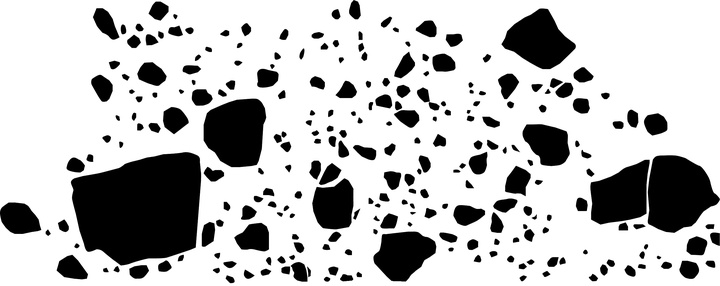
#> input picture data/CropImages/cataclasiteA_micro_001.jpg, 720 x 286 px, shrunk from 2712 x 1076 before the run
$ python analyze.py
#> lines starting #> are read from the running program, lines starting #| are printed output that depends on the picture; after the words box and inside, x2 and y2 are one past the last pixel; in counts of white or black regions, pixels touching at a corner belong together
### src/analyze/analyze_bubble.py
"""
Bubble/crystal segmentation and region-property measurement.

Python port of matlab/src/AnalyzeBubble/analyzeBubble.m

The image is thresholded on an intensity range, connected components are
labelled (8-connectivity) and a set of region properties (equivalent to the
MATLAB ``regionprops`` call) is measured for each blob.

Intentional difference from the MATLAB version
----------------------------------------------
The MATLAB pipeline (``runAnalyzeBubble.m``) does NOT measure the blobs
directly. It traces the blob outlines with ``bwboundaries`` and rebuilds a
label image from those polygons with ``poly2label`` before calling
``regionprops``. Filling the polygon that runs through the *centres* of the
border pixels drops roughly half a perimeter of pixels from every region, so
the MATLAB areas are systematically smaller (about 7-8% on this dataset;
``EquivDiameter`` about half of that, since diameter scales with the square
root of area).

This Python port measures the connected components directly
(``measure.label`` -> ``regionprops``), i.e. it counts the actual blob pixels.
This is deliberately kept because it is more accurate than the MATLAB
``poly2label`` round-trip, which is an artefact of how MATLAB extracted the
regions from a ``groundTruth`` object. As a consequence the numeric values in
``measurementsTable_*.csv`` differ from the MATLAB output (Area and derived
quantities are the main drivers; perimeter/Feret/orientation also differ
because scikit-image and MATLAB compute them with different algorithms).
"""

import numpy as np
from skimage import measure
from skimage.color import rgb2gray


def _min_feret_diameter(coords):
    """
    Minimum Feret diameter of a set of (row, col) pixel coordinates,
    computed via rotating calipers on the convex hull.

    Returns the minimum width (in pixels) over all hull-edge orientations.
    """
    pts = np.column_stack((coords[:, 1], coords[:, 0])).astype(float)  # (x, y)
    if pts.shape[0] < 3:
        # Degenerate: fall back to bounding extent
        return float(np.hypot(
            np.ptp(pts[:, 0]) if pts.shape[0] else 0.0,
            np.ptp(pts[:, 1]) if pts.shape[0] else 0.0))
    try:
        from scipy.spatial import ConvexHull
        hull = ConvexHull(pts)
        hpts = pts[hull.vertices]
    except Exception:
        hpts = pts

    n = len(hpts)
    min_width = np.inf
    for i in range(n):
        p1 = hpts[i]
        p2 = hpts[(i + 1) % n]
        edge = p2 - p1
        norm = np.hypot(edge[0], edge[1])
        if norm == 0:
            continue
        # unit normal to the edge
        nx, ny = -edge[1] / norm, edge[0] / norm
        proj = (hpts - p1) @ np.array([nx, ny])
        width = proj.max() - proj.min()
        if width < min_width:
            min_width = width
    return float(min_width)


def analyze_bubble(image_path, tec):
    """
    Segment an image and measure region properties (in pixel units).

    Parameters
    ----------
    image_path : str
        Path to the (cropped) image to analyse.
    tec : dict
        ``range`` : sequence [low, high] of intensity thresholds.

    Returns
    -------
    props : list[dict]
        One dict per detected blob with the measured (pixel-unit) properties.
    original : ndarray
        Grayscale image used for segmentation (uint8).
    boundaries : list[ndarray]
        Blob boundaries as (row, col) arrays (for plotting).
    """
    from skimage.io import imread

    original = imread(image_path)
#> original is the input picture: shape (286, 720, 3); min 0, max 255, mean 191.9
    if original.ndim > 2:
        n_ch = original.shape[2]
#> n_ch = 3
        print(f'Original image file has {n_ch} color channels\n'
              f'Conversion to grayscale...')
#> (printed output is left out)
        gray = (rgb2gray(original[:, :, :3]) * 255).astype(np.uint8)
    else:
        gray = original.astype(np.uint8)

    rng = np.asarray(tec['range'], dtype=float).ravel()
    low_threshold = np.min(rng)
    high_threshold = np.max(rng)

    binary = (gray >= low_threshold) & (gray <= high_threshold)
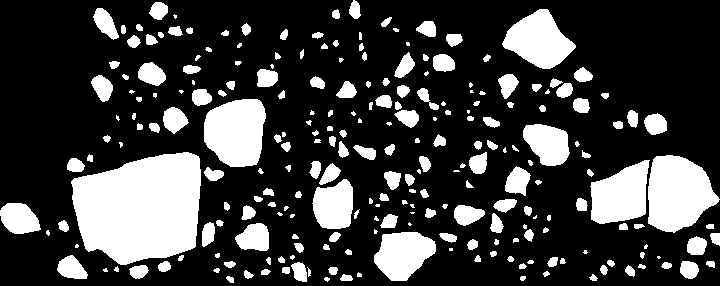
#> binary: shape (286, 720) bool; 24.2% white; 245 white regions (46 under 20 px)

    # 8-connectivity labelling (connectivity=2 in skimage)
    label_img = measure.label(binary, connectivity=2)
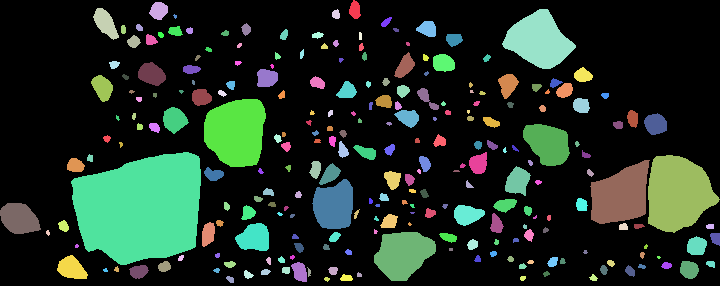
#> label_img: shape (286, 720) int32; 246 distinct labels, from 0 to 245; one colour per label, 0 black
    n_blobs = int(label_img.max())
#> n_blobs = 245

    boundaries = measure.find_contours(binary.astype(float), 0.5)
#> boundaries = 248 point arrays, longest 495 points

    regions = measure.regionprops(label_img)
#> regions = 245 regions; largest, box (x1, y1, x2, y2) and area: (71, 152, 201, 265) 11374, (648, 155, 720, 233) 4032, (204, 99, 266, 167) 3387, (590, 160, 650, 224) 2703, (502, 9, 576, 69) 2645
    props = []
    for r in regions:
        area = float(r.area)
        perim = float(r.perimeter)
        equiv_d = float(r.equivalent_diameter_area)
        major = float(r.axis_major_length)
        minor = float(r.axis_minor_length)
        ecc = float(r.eccentricity)
        orient = float(np.degrees(r.orientation))
        solidity = float(r.solidity)
        circularity = (4.0 * np.pi * area / perim ** 2) if perim > 0 else 0.0
        try:
            max_feret = float(r.feret_diameter_max)
        except Exception:
            max_feret = major
        min_feret = _min_feret_diameter(r.coords)

        props.append({
            'Area': area,
            'MajorAxisLength': major,
            'MinorAxisLength': minor,
            'Eccentricity': ecc,
            'Orientation': orient,
            'Circularity': circularity,
            'EquivDiameter': equiv_d,
            'Solidity': solidity,
            'Perimeter': perim,
            'MaxFeretDiameter': max_feret,
            'MinFeretDiameter': min_feret,
        })
#> this loop made 245 passes
#> (area, perim, equiv_d, major, minor, ecc, orient, solidity) on passes 1 to 3: (161, 48.04, 14.32, 18.68, 11.18, 0.801, 4.28, 0.947), (249, 57.11, 17.81, 18.82, 16.99, 0.431, -49.23, 0.965), (455, 90.33, 24.07, 36.02, 16.46, 0.89, 33.45, 0.934)

    if not props:
        print(f'Warning: No valid bubbles found in the image: {image_path}')

    return props, gray, boundaries, n_blobs

### src/run_analyze.py
"""
Main runner for the Analyze module.
Equivalent of the MATLAB runAnalyzeBubble.m

For every input image it performs threshold segmentation, measures the region
properties, scales them to physical units using ``px2m`` and saves:
  - <output>/Measurements/measurementsTable_XXX.csv
  - <output>/LabeledImages/<input_name>_label_XXX.<input_extension>

After processing, frequency histograms of the measured properties are saved
in <output>/Measurements/Figures. Files belonging to the same group are
plotted together. The ``Orientation`` property is drawn as a rose diagram.
"""

import os
import numpy as np
import pandas as pd
import matplotlib
matplotlib.use('Agg')
import matplotlib.pyplot as plt

from .analyze.analyze_bubble import analyze_bubble
from .analyze.property_figures import save_property_figures

# Columns scaled linearly by px2m (Area is scaled by px2m**2)
_LINEAR_COLS = ['EquivDiameter', 'MajorAxisLength', 'MinorAxisLength',
                'Perimeter', 'MaxFeretDiameter', 'MinFeretDiameter']


def _normalise_ranges(technique_range, n_files):
    """Return a list of [min, max] ranges, one per file."""
    rng = technique_range
    # single [min, max] pair -> replicate
    arr = np.asarray(rng, dtype=float)
    if arr.ndim == 1 and arr.size == 2:
        return [list(arr)] * n_files
    # list of pairs
    ranges = [list(np.asarray(r, dtype=float).ravel()) for r in rng]
    if len(ranges) == 1:
        ranges = ranges * n_files
    return ranges


def _normalise_px2m(px2m, n_files):
    arr = np.atleast_1d(np.asarray(px2m, dtype=float))
    if arr.size == 1:
        return np.full(n_files, arr[0])
    return arr


def run_analyze(img_data, technique):
    """
    Parameters
    ----------
    img_data : dict
        input_dir  : str
        input_file : list[str]
        output_dir : str
        px2m       : float | list[float]  (m/pixel)
    technique : dict
        range : [min, max] or list of [min, max] per file
    """
    input_files = img_data['input_file']
    n_files = len(input_files)

    rd = img_data['output_dir']
    os.makedirs(rd, exist_ok=True)
    rd_fig = os.path.join(rd, 'LabeledImages')
    os.makedirs(rd_fig, exist_ok=True)
    rd_measure = os.path.join(rd, 'Measurements')
    os.makedirs(rd_measure, exist_ok=True)

    px2m = _normalise_px2m(img_data['px2m'], n_files)
    ranges = _normalise_ranges(technique['range'], n_files)

    all_dfs = []
    measure_names = []
    for i in range(n_files):
        fname = input_files[i]
        image_path = os.path.join(img_data['input_dir'], fname)
        print(f'Analyzing {fname}')

        props, gray, boundaries, n_blobs = analyze_bubble(
            image_path, {'range': ranges[i]})

        df = pd.DataFrame(props)

        # ---- Scale to physical units ------------------------------------
        p = px2m[i]
        if not df.empty:
            for col in _LINEAR_COLS:
                if col in df.columns:
                    df[col] = df[col] * p
            df['Area'] = df['Area'] * (p ** 2)

        # ---- Save measurements table (CSV only) -------------------------
        base = f'measurementsTable_{i + 1:03d}'
        csv_path = os.path.join(rd_measure, base + '.csv')
        df.to_csv(csv_path, index=False)
        all_dfs.append(df)
        measure_names.append(base + '.csv')

        # ---- Plot labelled image ----------------------------------------
        fig, ax = plt.subplots()
        ax.set_title('Segmented image')
        ax.imshow(gray, cmap='gray', vmin=0, vmax=255)
        ax.axis('image')
        for b in boundaries:
            ax.plot(b[:, 1], b[:, 0], 'y', linewidth=1)
        ax.axis('off')
        image_name, image_ext = os.path.splitext(os.path.basename(fname))
        name_prefix, separator, image_index = image_name.rpartition('_')
        if separator and image_index.isdigit():
            label_name = f'{name_prefix}_label_{image_index}'
        else:
            label_name = f'{image_name}_label'
        if image_ext.lstrip('.').lower() not in fig.canvas.get_supported_filetypes():
            image_ext = '.png'
        fig_path = os.path.join(rd_fig, label_name + image_ext)
        fig.savefig(fig_path, dpi=150, bbox_inches='tight')
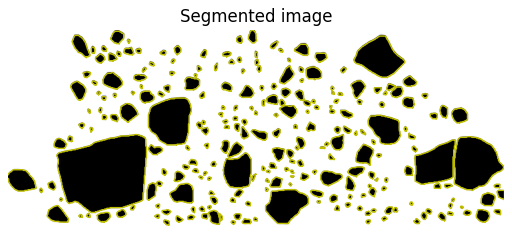
#> figure drawn by matplotlib, 1 panel
        plt.close(fig)
#> pass 2 of the loop in run_analyze, `for i in range(n_files):`:
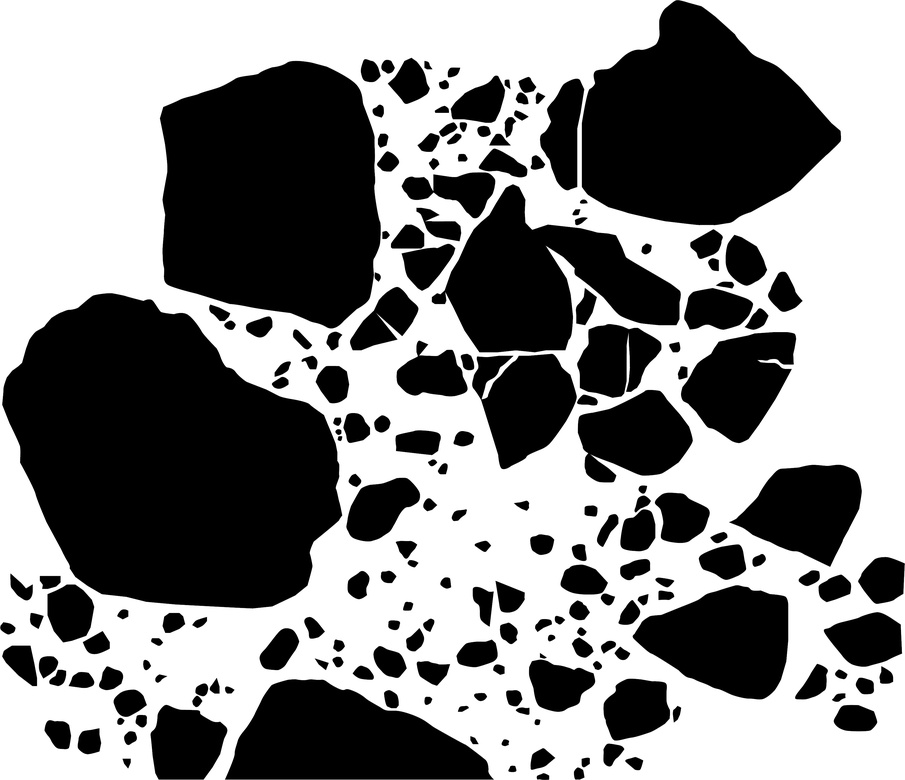
#> input picture data/CropImages/cataclasiteA_sample_002.jpg, 905 x 780 px, shrunk from 3407 x 2938 before the run
#> in analyze_bubble, original is the input picture: shape (780, 905, 3); min 0, max 255, mean 136.5
#> (printed output is left out)
#> gray: shape (780, 905)
#> in analyze_bubble (call 2), `binary = (gray >= low_threshold) & (gray <= high_threshold)`:
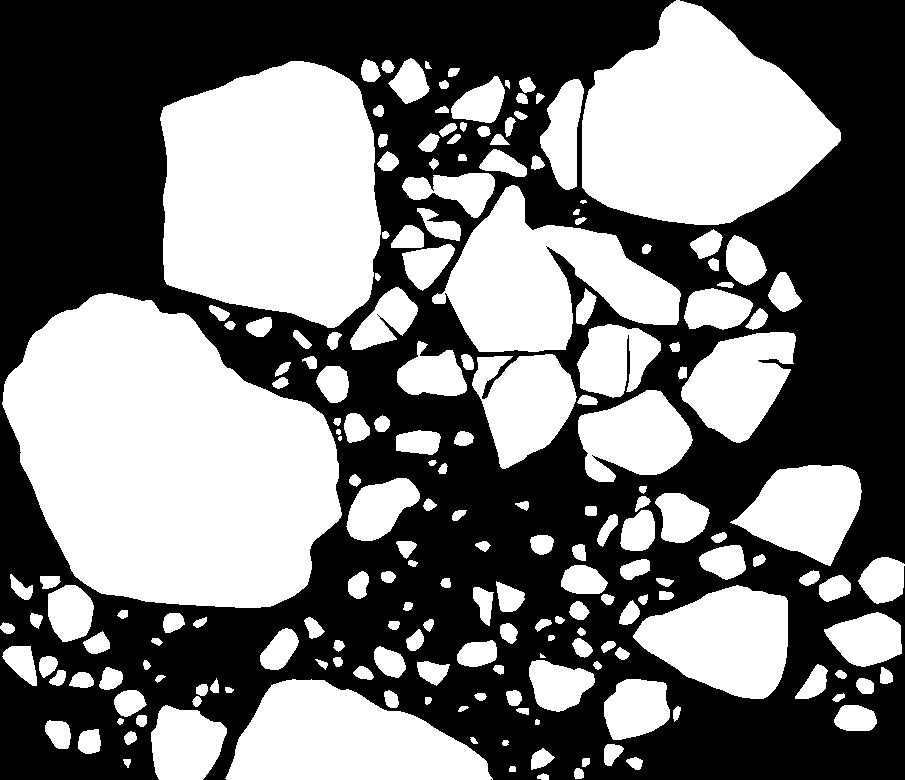
#> binary: shape (780, 905) bool; 46.2% white; 195 white regions (2 under 20 px), largest, box (x1, y1, x2, y2) and area: (2, 293, 342, 608) 76183, (160, 61, 381, 328) 47778, (582, 0, 841, 225) 38463
#> label_img: shape (780, 905) int32; 196 distinct labels, from 0 to 195
#> in run_analyze, `fig.savefig(fig_path, dpi=150, bbox_inches='tight')`:
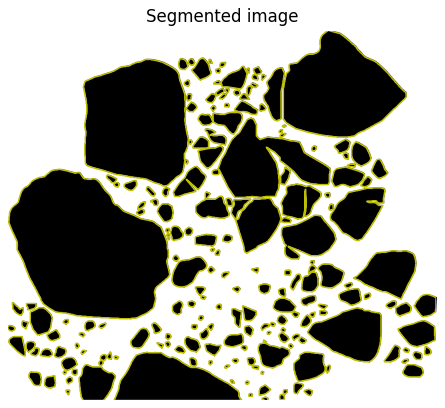
#> figure drawn by matplotlib, 1 panel

    # ---- Property frequency figures (per group) -------------------------
    groups = img_data.get('groups')
    if not groups:
        groups = [{'name': 'Group 1', 'indices': list(range(n_files))}]
    rd_prop_fig = os.path.join(rd_measure, 'Figures')
    save_property_figures(all_dfs, measure_names, groups, rd_prop_fig)

    print('\nDone. Results saved to:', rd_measure)

### src/analyze/property_figures.py
"""
Frequency figures for the measured particle properties.

For every numeric property found in the measurement tables a figure is
produced with one subplot per group; the files belonging to the same group
are overlaid in that subplot. The ``Orientation`` property is drawn as a
rose diagram (polar histogram), mirroring the original MATLAB behaviour
(theta zero at top, clockwise, limited to [-90, 90] degrees).
"""

import os
import math
import numpy as np
import matplotlib
matplotlib.use('Agg')
import matplotlib.pyplot as plt


# Properties plotted as ordinary histograms (Orientation handled separately).
_HIST_PROPERTIES = [
    'EquivDiameter', 'Area', 'MajorAxisLength', 'MinorAxisLength',
    'Perimeter', 'MaxFeretDiameter', 'MinFeretDiameter',
    'Circularity', 'Eccentricity', 'Solidity',
]
_ROSE_PROPERTY = 'Orientation'
_ROSE_NBINS = 18


def _grid(n):
    """Return (nrows, ncols) for ``n`` subplots."""
    ncols = int(math.ceil(math.sqrt(n)))
    nrows = int(math.ceil(n / ncols))
    return nrows, ncols


def _file_colors(n):
    cmap = plt.get_cmap('tab10' if n <= 10 else 'tab20')
    return [cmap(i % cmap.N) for i in range(n)]


def save_property_figures(dfs, names, groups, out_dir):
    """
    Save frequency figures of the measured properties.

    Parameters
    ----------
    dfs : list[pandas.DataFrame]
        One DataFrame of measured properties per input file.
    names : list[str]
        File name associated with each DataFrame (used as legend label).
    groups : list[dict]
        Each dict has ``name`` and ``indices`` (indices into ``dfs``).
    out_dir : str
        Destination directory for the figures.
    """
#> called with out_dir = '../output/Measurements/Figures'
    os.makedirs(out_dir, exist_ok=True)
    n_groups = len(groups)
    nrows, ncols = _grid(n_groups)

    available = set()
    for df in dfs:
        if df is not None and not df.empty:
            available.update(df.columns)
#> this loop made 2 passes
#> df on passes 1 to 2: table of 245 rows and 11 columns, table of 195 rows and 11 columns

    # ---- Histogram properties ----------------------------------------------
    for prop in _HIST_PROPERTIES:
        if prop not in available:
            continue
        fig, axes = plt.subplots(nrows, ncols, figsize=(6 * ncols, 4.5 * nrows),
                                 squeeze=False)
        fig.patch.set_facecolor('white')
        for gi, group in enumerate(groups):
            ax = axes[gi // ncols][gi % ncols]
            indices = group.get('indices', [])
            colors = _file_colors(len(indices))
            plotted = False
            for k, idx in enumerate(indices):
                if idx >= len(dfs):
                    continue
                df = dfs[idx]
                if df is None or df.empty or prop not in df.columns:
                    continue
                values = np.asarray(df[prop].values, dtype=float)
                values = values[np.isfinite(values)]
                if values.size == 0:
                    continue
                label = names[idx] if idx < len(names) else f'file {idx + 1}'
                ax.hist(values, bins=20, alpha=0.5, color=colors[k],
                        edgecolor=colors[k], label=label)
                plotted = True
            ax.set_title(group.get('name', f'Group {gi + 1}'))
            ax.set_xlabel(prop)
            ax.set_ylabel('Frequency')
            if plotted:
                ax.legend(fontsize=8)
        # hide unused axes
        for j in range(n_groups, nrows * ncols):
            axes[j // ncols][j % ncols].axis('off')
        fig.tight_layout()
        fig.savefig(os.path.join(out_dir, f'{prop}.png'), dpi=200,
                    bbox_inches='tight')
        plt.close(fig)
#> this loop made 10 passes
#> pass 1, in save_property_figures, `fig.savefig(os.path.join(out_dir, f'{prop}.png'), dpi=200, bbox_inches..`:
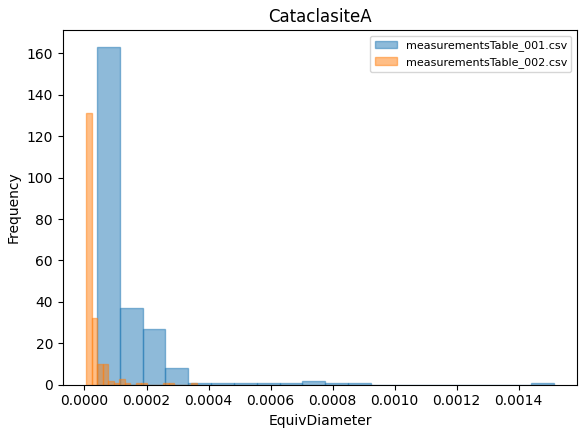
#> figure drawn by matplotlib, 1 panel; tallest bar 163 high, from x = 4.01e-05 to 0.000114; tallest bar 131 high, from x = 5.4e-06 to 2.32e-05
#> pass 2, in save_property_figures, `fig.savefig(os.path.join(out_dir, f'{prop}.png'), dpi=200, bbox_inches..`:
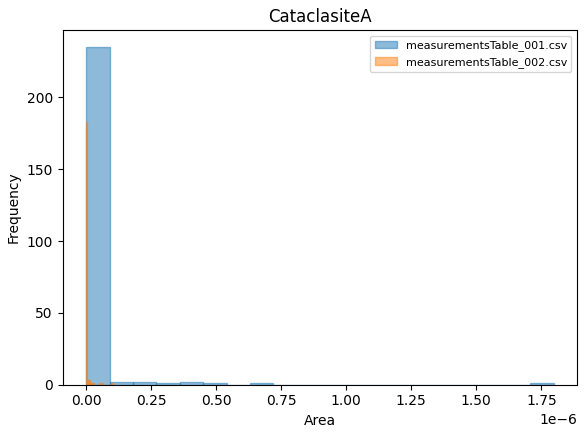
#> figure drawn by matplotlib, 1 panel; tallest bar 235 high, from x = 1.26e-09 to 9.11e-08; tallest bar 183 high, from x = 2.29e-11 to 5.15e-09

    # ---- Orientation rose diagram -------------------------------------------
    if _ROSE_PROPERTY in available:
        fig = plt.figure(figsize=(6 * ncols, 6 * nrows))
        fig.patch.set_facecolor('white')
        for gi, group in enumerate(groups):
            ax = fig.add_subplot(nrows, ncols, gi + 1, projection='polar')
            indices = group.get('indices', [])
            colors = _file_colors(len(indices))
            for k, idx in enumerate(indices):
                if idx >= len(dfs):
                    continue
                df = dfs[idx]
                if df is None or df.empty or _ROSE_PROPERTY not in df.columns:
                    continue
                orient = np.asarray(df[_ROSE_PROPERTY].values, dtype=float)
                orient = orient[np.isfinite(orient)]
                if orient.size == 0:
                    continue
                theta = np.deg2rad(orient)
                bins = np.linspace(np.deg2rad(-90), np.deg2rad(90),
                                   _ROSE_NBINS + 1)
                counts, edges = np.histogram(theta, bins=bins)
                widths = np.diff(edges)
                centers = edges[:-1] + widths / 2
                label = names[idx] if idx < len(names) else f'file {idx + 1}'
                ax.bar(centers, counts, width=widths, bottom=0.0,
                       color=colors[k], alpha=0.7, edgecolor='none',
                       label=label)
            ax.set_theta_zero_location('N')
            ax.set_theta_direction(-1)
            ax.set_thetamin(-90)
            ax.set_thetamax(90)
            ax.set_yticklabels([])
            ax.set_title(group.get('name', f'Group {gi + 1}'))
            if indices:
                ax.legend(fontsize=8, loc='upper right',
                          bbox_to_anchor=(1.25, 1.1))
        fig.tight_layout()
        fig.savefig(os.path.join(out_dir, f'{_ROSE_PROPERTY}.png'), dpi=200,
                    bbox_inches='tight')
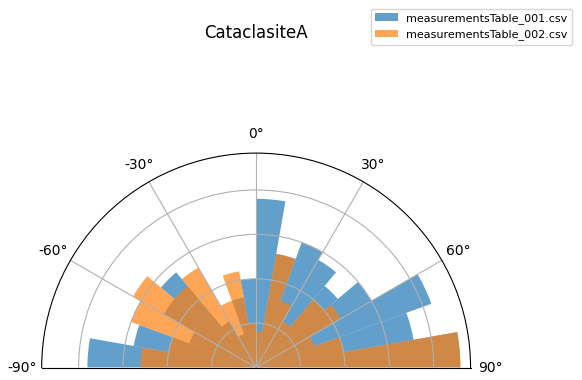
#> figure drawn by matplotlib, 1 panel
        plt.close(fig)

### run/analyze.py
#!/usr/bin/env python3
"""
Command-line entry point for the Analyze module.
Equivalent of the MATLAB run/Analyze.m

Usage:
    cd /var/www/html/StAR/python/run
    python analyze.py
"""

import sys
import os

sys.path.insert(0, os.path.join(os.path.dirname(__file__), '..'))

from src.run_analyze import run_analyze


img_data = {
    'input_dir': '../data/CropImages',
    'input_file': ['cataclasiteA_micro_001.jpg', 'cataclasiteA_sample_002.jpg'],
    'output_dir': '../output',
    # meters per pixel [m/pixel]
    'px2m': [0.1257e-4, 0.0116e-4],
    # grouping used for the per-group property figures (Measurements/Figures)
    'groups': [{'name': 'CataclasiteA', 'indices': [0, 1]}],
}

technique = {
    # segmentation: intensity range [min, max] per file
    'range': [[0, 100], [0, 100]],
}


if __name__ == '__main__':
    run_analyze(img_data, technique)
